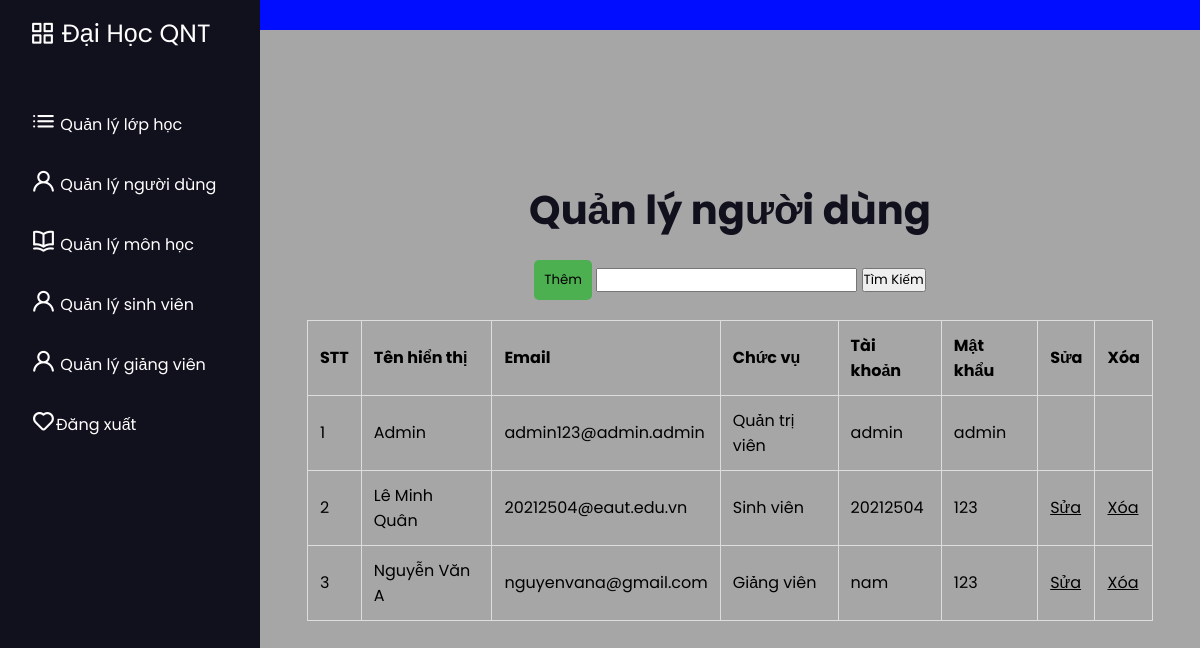
The app's page /admin/qltk/quanlynguoidung.php with its own data.
### tables this page shows
CREATE TABLE `taikhoan` (
  `id` int(11) NOT NULL,
  `HoTen` varchar(50) NOT NULL,
  `Email` varchar(100) NOT NULL,
  `ChucVu` varchar(50) NOT NULL,
  `TaiKhoan` varchar(50) NOT NULL,
  `MatKhau` varchar(50) NOT NULL,
  `Code` varchar(100) NOT NULL
);

### connect/connDB.php (called while the page is built, shortened)
<?php
    function executeResult($sql){
        $conn = mysqli_connect(host, username, pass, db);
        $resultset = mysqli_query($conn, $sql);
        $list = [];
        while ($row = mysqli_fetch_array($resultset, 1)) {
            $list[] = $row;
        }
        return $list;
    }

### admin/qltk/quanlynguoidung.php (the view, shortened to what this page needs)
<?php
    require_once("D:/PHP/xampp/htdocs/BTL_PHP/connect/connDB.php");
?>
<!DOCTYPE html>
<html lang="en">
<head>
    <link rel="stylesheet" href="/BTL_PHP/admin/admin.css">
    <link rel="stylesheet" href="https://unicons.iconscout.com/release/v4.0.8/css/line.css">
</head>
<body>
    <nav class="sidebar">
        <a href="/BTL_PHP/admin/admin.html" class="logo"><i class="uil uil-apps"></i> Đại Học QNT</a>
        <div class="menu-content">
            <ul class="menu-items">
                <li class="item">
                    <a href="/BTL_PHP/admin/qllop/quanlylophoc.php"><i class="uil uil-list-ul"></i> Quản lý lớp học </a>
                </li>
                <li class="item">
                    <a href="/BTL_PHP/admin/qltk/quanlynguoidung.php"><i class="uil uil-user"></i> Quản lý người dùng</a>
                </li>
                <li class="item">
                    <a href="/BTL_PHP/admin/qlmon/quanlymonhoc.php"><i class="uil uil-book-open"></i> Quản lý môn học</a>
                </li>
                <li class="item">
                    <a href="/BTL_PHP/admin/qlsv/quanlysinhvien.php"><i class="uil uil-user"></i> Quản lý sinh viên</a>
                </li>
                <li class="item">
                    <a href="/BTL_PHP/admin/qlgv/quanlygiangvien.php"><i class="uil uil-user"></i> Quản lý giảng viên</a>
                </li>
                <li class="item">
                    <a href="/BTL_PHP/login/index.php"><i class="uil uil-heart"></i>Đăng xuất</a>
                </li>
            </ul>
        </div>
    </nav>
    <nav class="navbar"></nav>
    <main class="main" id="content">
        <form action="" method="post">
            <h1>Quản lý người dùng</h1>
            <div class="manage-container">
                <button class="manage-button" name="Them"> <a href="Them.php">Thêm</a></button>
                <input type="text" name="timkiem">
                <input type="submit" name="btnTim" value="Tìm Kiếm">
            </div>
            <table id="myTable">
                <tr>
                    <td><b>STT</b></td>
                    <td><b>Tên hiển thị</b></td>
                    <td><b>Email</b></td>
                    <td><b>Chức vụ</b></td>
                    <td><b>Tài khoản</b></td>
                    <td><b>Mật khẩu</b></td>
                    <td><b>Sửa</b></td>
                    <td><b>Xóa</b></td>
                </tr>
                <?php
                    if (isset($_POST["btnTim"])) {
                        $tim = $_POST['timkiem'];
                        if (!empty($tim)) {
                            $sql = "SELECT * FROM taikhoan WHERE HoTen LIKE '%$tim%' OR Email LIKE '%$tim%'
                                                            OR ChucVu LIKE '%$tim%' OR TaiKhoan LIKE '%$tim%'
                                                            OR MatKhau LIKE '%$tim%'";
                        }else {
                            $sql = "SELECT * FROM taikhoan";
                        }
                    }else {
                        $sql = "SELECT * FROM taikhoan";
                    }
                    $tkList = executeResult($sql);
                    $stt = 1;
                    if (!empty($tkList)) {
                        foreach ($tkList as $tk) {
                            echo "<tr>
                                <td>$stt</td>
                                <td>" . $tk["HoTen"] . "</td>
                                <td>" . $tk["Email"] . "</td>
                                <td>" . $tk["ChucVu"] . "</td>
                                <td>" . $tk["TaiKhoan"] . "</td>
                                <td>" . $tk["MatKhau"] . "</td>";
                            if ($tk["id"] == 1) {
                                echo "<td></td>
                                    <td></td>";
                            } else {
                                echo "<td><a href='Sua.php?id=" . $tk["id"] . "'>Sửa</a></td>
                                    <td><a href='Xoa.php?id=" . $tk["id"] . "' onclick='return confirm(\"Bạn có chắc chắn muốn xóa?\")'>Xóa</a></td>";
                            }
                            echo "</tr>";
                            $stt++;
                        }
                    } else {
                        echo "<tr><td colspan='5'>Không có lớp học.</td></tr>";
                    }
                ?>
            </table>
        </form>
    </main>
</body>
</html>

### admin/admin.css (style rules this page uses)
* { margin: 0; padding: 0; box-sizing: border-box; font-family: "Poppins", sans-serif; }
.sidebar { position: fixed; height: 100%; width: 260px; background: #11101d; padding: 15px; z-index: 99; }
.logo { font-size: 25px; padding: 0 15px; }
.sidebar a { color: #fff; text-decoration: none; }
.menu-content { position: relative; height: 100%; width: 100%; margin-top: 40px; overflow-y: scroll; }
i.uil.uil:before { font-size: 25px; }
.menu-items { height: 100%; width: 100%; list-style: none; transition: all 0.4s ease; }
.item a, .submenu-item { padding: 16px; display: inline-block; width: 100%; border-radius: 12px; }
.item i { font-size: 12px; }
.navbar, .main { left: 260px; width: calc(100% - 260px); transition: all 0.5s ease; z-index: 1000; }
.navbar { position: fixed; color: #fff; padding: 15px 20px; font-size: 25px; background: #000dff; cursor: pointer; }
.main { position: relative; display: flex; align-items: center; justify-content: center; height: 100vh; z-index: 100; background: #a7a6a6; }
.main h1 { color: #11101d; font-size: 40px; text-align: center; }
a { color: black; }

### admin/qltk/quanlynguoidung.php (style rules this page uses)
table { border-collapse: collapse; width: 100%; margin-top: 20px; }
table, th, td { border: 1px solid #ddd; }
th, td { padding: 12px; text-align: left; }
form { width: 90%; }
.manage-container { margin-top: 10px; display: block; text-align: center; }
.manage-button { padding: 10px; background-color: #4CAF50; color: white; border: none; border-radius: 5px; cursor: pointer; margin-top: 10px; }
.manage-button a { text-decoration: none; }

### records on screen
taikhoan: HoTen "Admin", Email "admin123@admin.admin", ChucVu "Quản trị viên", TaiKhoan "admin", MatKhau "admin"
taikhoan: HoTen "Lê Minh Quân", Email "20212504@eaut.edu.vn", ChucVu "Sinh viên", TaiKhoan "20212504", MatKhau "123"
taikhoan: HoTen "Nguyễn Văn A", Email "nguyenvana@gmail.com", ChucVu "Giảng viên", TaiKhoan "nam", MatKhau "123"
